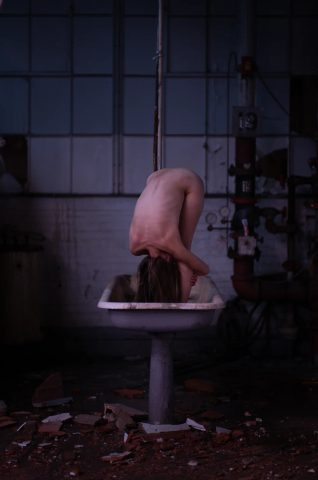
#> input picture looks/cvatik/cvatik-03.jpg, 318 x 480 px, given as the content of the folder ../looks/cvatik/cvatik-03.jpg, which was not available
$ python measure_published.py ../looks/cvatik/cvatik-03.jpg
#> lines starting #> are read from the running program, lines starting #| are printed output that depends on the picture; after the words box and inside, x2 and y2 are one past the last pixel; in counts of white or black regions, pixels touching at a corner belong together; pictures that were not available may be replaced by others from this repository, and a replacement may not be noted
# Measure a folder of a photographer's published images (the numbers behind engine/finish.js profiles).
# usage: python3 tools/measure_published.py <folder>  -> JSON summary (medians across images)
import sys, json, io, hashlib, numpy as np
from PIL import Image
def lab(rgb):
    c = rgb / 255.0
    c = np.where(c <= 0.04045, c / 12.92, ((c + 0.055) / 1.055) ** 2.4)
    M = np.array([[0.4124, 0.3576, 0.1805], [0.2126, 0.7152, 0.0722], [0.0193, 0.1192, 0.9505]])
    xyz = c @ M.T / np.array([0.95047, 1.0, 1.08883])
    f = np.where(xyz > 0.008856, np.cbrt(xyz), 7.787 * xyz + 16 / 116)
    return np.stack([116 * f[..., 1] - 16, 500 * (f[..., 0] - f[..., 1]), 200 * (f[..., 1] - f[..., 2])], -1)
def one(im):
    im = im.convert('RGB'); s = min(1, 500 / max(im.size)); im = im.resize((max(1, round(im.width * s)), max(1, round(im.height * s))), Image.BILINEAR)
    a = np.asarray(im).astype(np.float64); H, W = a.shape[:2]
    if W < 150 or H < 150: return None
    L = lab(a); Lc, A, B = L[..., 0], L[..., 1], L[..., 2]; C = np.hypot(A, B)
    r = {'p1': np.percentile(Lc, 1), 'p50': np.percentile(Lc, 50), 'p99': np.percentile(Lc, 99), 'C': C.mean(), 'bw': bool(C.mean() < 3)}
    n = Lc.size
    for name, m in (('sh', Lc < 30), ('mid', (Lc >= 30) & (Lc < 70)), ('hi', Lc >= 70)):
        r[name] = [A[m].mean(), B[m].mean()] if m.sum() > n * 0.03 else None
    yy, xx = np.mgrid[0:H, 0:W]; rr = np.hypot(xx / W - .5, yy / H - .5)
    r['vig'] = Lc[rr < .2].mean() - Lc[rr > .6].mean()
    g = a[..., 1]; lap = np.abs(4 * g[1:-1, 1:-1] - g[1:-1, :-2] - g[1:-1, 2:] - g[:-2, 1:-1] - g[2:, 1:-1]); r['lap'] = lap.mean()
    # skin-ish pixels (warm hue, mid L): their mean a/b and L tell how skin is rendered
    h = np.degrees(np.arctan2(B, A)); sk = (h > 25) & (h < 70) & (C > 8) & (C < 45) & (Lc > 30) & (Lc < 85)
    r['skin'] = [Lc[sk].mean(), A[sk].mean(), B[sk].mean()] if sk.sum() > n * 0.03 else None
    return r
def med(v):
    v = [x for x in v if x is not None]
    return round(float(np.median(v)), 1) if v else None
def summarize(R):
    col = [r for r in R if not r['bw']]
    return {'n': len(R), 'bw': len(R) - len(col), 'p1': med([r['p1'] for r in R]), 'p1_over8': int(sum(r['p1'] > 8 for r in R)), 'p50': med([r['p50'] for r in R]),
            'p99': med([r['p99'] for r in R]), 'p99_under90': int(sum(r['p99'] < 90 for r in R)), 'chroma': med([r['C'] for r in col]),
            'sh': [med([r['sh'] and r['sh'][0] for r in col]), med([r['sh'] and r['sh'][1] for r in col])],
            'mid': [med([r['mid'] and r['mid'][0] for r in col]), med([r['mid'] and r['mid'][1] for r in col])],
            'hi': [med([r['hi'] and r['hi'][0] for r in col]), med([r['hi'] and r['hi'][1] for r in col])],
            'skin': [med([r['skin'] and r['skin'][i] for r in col]) for i in range(3)],
            'vig': med([r['vig'] for r in R]), 'lap': med([r['lap'] for r in R])}
if __name__ == '__main__':
    import glob, os
    files = sorted(glob.glob(sys.argv[1] + '/*'))
    R, seen = [], set()
    for f in files:
        try:
            im = Image.open(f); t = im.convert('L').resize((8, 8)); k = tuple((np.asarray(t) // 16).flatten())
#> further down, im is the input picture: PIL image 318x480 RGB; mean R, G, B 29.8, 24.5, 34.2
#> after `k = tuple((np.asarray(t) // 16).flatten())`: k = 64 values, max 6 at index 27, min 0 at index 6, mean 1.27
            if k in seen: continue
            seen.add(k); r = one(im)
#> in lab, `f = np.where(xyz > 0.008856, np.cbrt(xyz), 7.787 * xyz + 16 / 116)`:
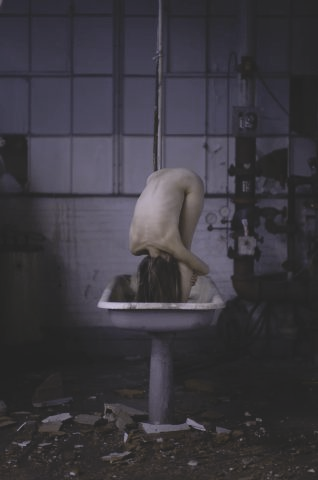
#> f: shape (480, 318, 3) float64; mean R, G, B 0.235, 0.225, 0.251
#> in lab, `return np.stack([116 * f[..., 1] - 16, 500 * (f[..., 0] - f[..., 1]), ..`:
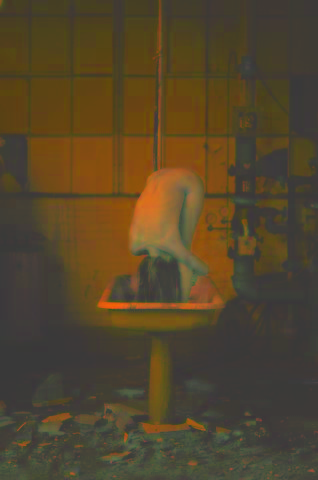
#> returned value: shape (480, 318, 3) float64; mean of channels 0, 1, 2 10.1, 4.6, -5.1; drawn with min black and max white
#> in one, `Lc, A, B = (L[..., 0], L[..., 1], L[..., 2])`:
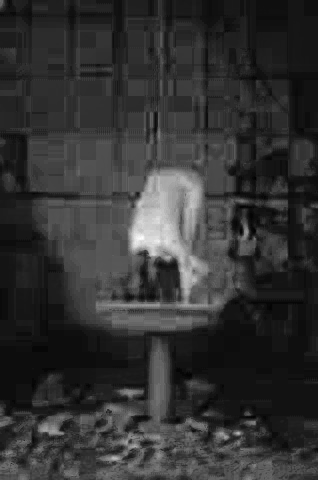
#> A: shape (480, 318) float64; min -1.6, max 29.28, mean 4.6; drawn with min black and max white
#> in one, `Lc, A, B = (L[..., 0], L[..., 1], L[..., 2])`:
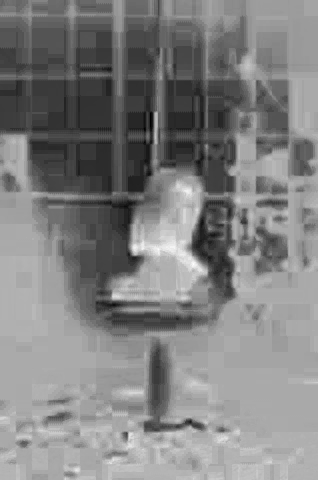
#> B: shape (480, 318) float64; min -21.06, max 10.39, mean -5.08; drawn with min black and max white
#> in one, `C = np.hypot(A, B)`:
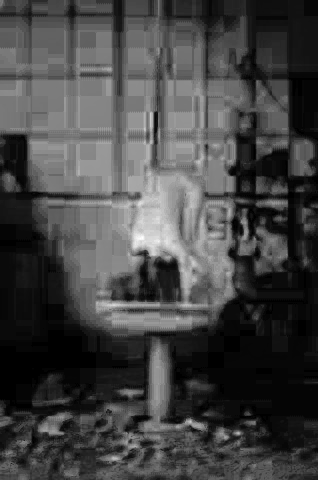
#> C: shape (480, 318) float64; min 0, max 29.39, mean 7.9; drawn with min black and max white
#> in one, `r = {'p1': np.percentile(Lc, 1), 'p50': np.percentile(Lc, 50), 'p99': ..`: r = {'p1': 0.274, 'p50': 5.83, 'p99': 46.98, 'C': 7.94, 'bw': False}
#> the loop in one, `for name, m in (('sh', Lc < 30), ('mid', (Lc >= 30) & (Lc < 70)), ('hi..` made 3 passes
#> name on passes 1 to 3: 'sh', 'mid', 'hi'
#> after the loop in one, `for name, m in (('sh', Lc < 30), ('mid', (Lc >= 30) & (Lc < 70)), ('hi..`: r = 8 items
#> in one, `lap = np.abs(4 * g[1:-1, 1:-1] - g[1:-1, :-2] - g[1:-1, 2:] - g[:-2, 1`:
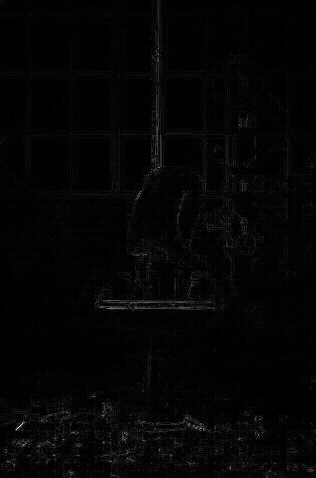
#> lap: shape (478, 316) float64; min 0, max 225, mean 4.4
#> in one, `h = np.degrees(np.arctan2(B, A))`:
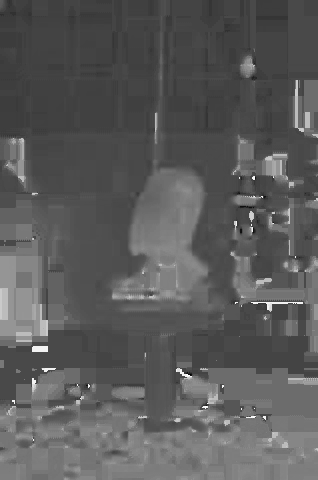
#> h: shape (480, 318) float64; min -160.6, max 179.5, mean -39; drawn with min black and max white
#> in one, `sk = (h > 25) & (h < 70) & (C > 8) & (C < 45) & (Lc > 30) & (Lc < 85)`: sk: shape (480, 318) bool; every value is 0
#> after `r = one(im)`: r = 11 items
            if r: R.append(r)
        except Exception as e: pass
    print(json.dumps(summarize(R)))
#> in summarize, `col = [r for r in R if not r['bw']]`: col = 1 item
#> in med, `v = [x for x in v if x is not None]`: v = [0.274]
#| {"n": 1, "bw": 0, "p1": 0.3, "p1_over8": 0, "p50": 5.8, "p99": 47.0, "p99_under90": 1, "chroma": 7.9, "sh": [4.1, -4.9], "mid": [14.3, -7.8], "hi": [null, null], "skin": [null, null, null], "vig": 20.7, "lap": 4.4}

$ run again, on looks/cvatik/cvatik-04.jpg
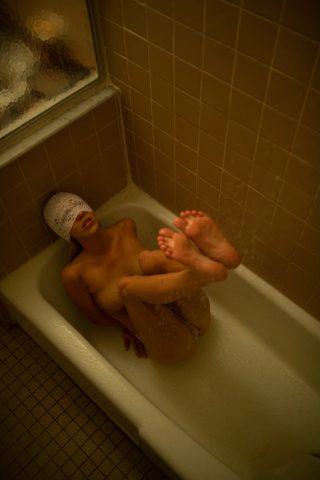
#> input picture looks/cvatik/cvatik-04.jpg, 320 x 480 px, given as the content of the folder ../looks/cvatik/cvatik-04.jpg, which was not available
#> im is the input picture: PIL image 320x480 RGB; mean R, G, B 77.8, 50.6, 12.1
#> k = 64 values, max 5 at index 45, min 1 at index 7, mean 2.97
#> in one, `C = np.hypot(A, B)`:
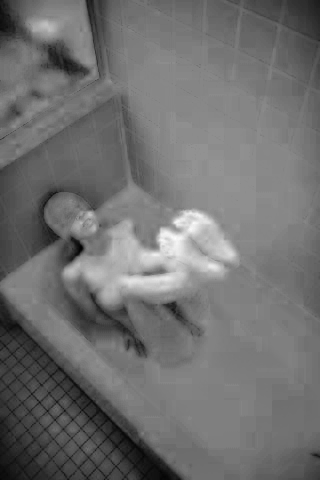
#> C: shape (480, 320) float64; min 1.66, max 62.3, mean 28.3; drawn with min black and max white
#> in one, `r = {'p1': np.percentile(Lc, 1), 'p50': np.percentile(Lc, 50), 'p99': ..`: r = {'p1': 3.98, 'p50': 22.37, 'p99': 53.65, 'C': 28.26, 'bw': False}
#> the loop in one, `for name, m in (('sh', Lc < 30), ('mid', (Lc >= 30) & (Lc < 70)), ('hi..` made 3 passes
#> name on passes 1 to 3: 'sh', 'mid', 'hi'
#> after the loop in one, `for name, m in (('sh', Lc < 30), ('mid', (Lc >= 30) & (Lc < 70)), ('hi..`: r = 8 items
#> in one, `sk = (h > 25) & (h < 70) & (C > 8) & (C < 45) & (Lc > 30) & (Lc < 85)`:
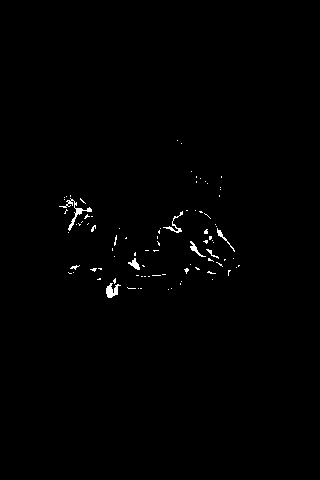
#> sk: shape (480, 320) bool; 0.64% white in thin lines or dots, all inside (x1, y1, x2, y2) = (59, 140, 240, 298)
#> `r = one(im)`: r = 11 items
#> col = 1 item
#> v = [3.98]
#| {"n": 1, "bw": 0, "p1": 4.0, "p1_over8": 0, "p50": 22.4, "p99": 53.7, "p99_under90": 1, "chroma": 28.3, "sh": [9.0, 24.7], "mid": [6.4, 32.4], "hi": [null, null], "skin": [null, null, null], "vig": 13.4, "lap": 4.3}

$ run again, on looks/cvatik/cvatik-05.jpg
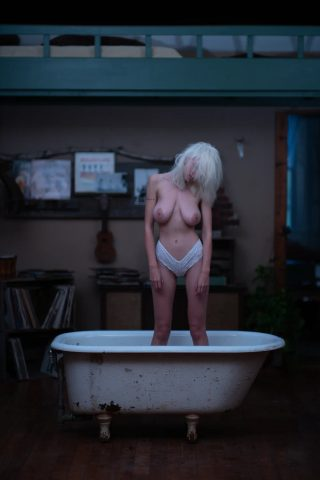
#> input picture looks/cvatik/cvatik-05.jpg, 320 x 480 px, given as the content of the folder ../looks/cvatik/cvatik-05.jpg, which was not available
#> im is the input picture: PIL image 320x480 RGB; mean R, G, B 36.6, 40.1, 48.2
#> k = 64 values, max 6 at index 28, min 0 at index 39, mean 2.06
#> in one, `C = np.hypot(A, B)`:
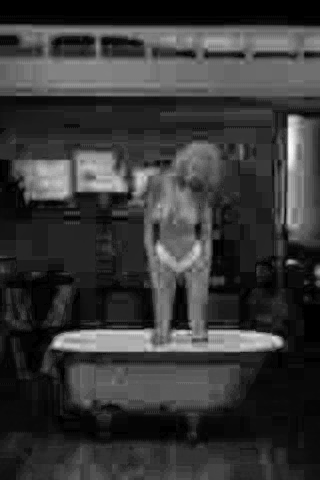
#> C: shape (480, 320) float64; min 0, max 32.72, mean 7.2; drawn with min black and max white
#> in one, `r = {'p1': np.percentile(Lc, 1), 'p50': np.percentile(Lc, 50), 'p99': ..`: r = {'p1': 0.274, 'p50': 11.48, 'p99': 62.7, 'C': 7.19, 'bw': False}
#> the loop in one, `for name, m in (('sh', Lc < 30), ('mid', (Lc >= 30) & (Lc < 70)), ('hi..` made 3 passes
#> name on passes 1 to 3: 'sh', 'mid', 'hi'
#> after the loop in one, `for name, m in (('sh', Lc < 30), ('mid', (Lc >= 30) & (Lc < 70)), ('hi..`: r = 8 items
#> in one, `h = np.degrees(np.arctan2(B, A))`:
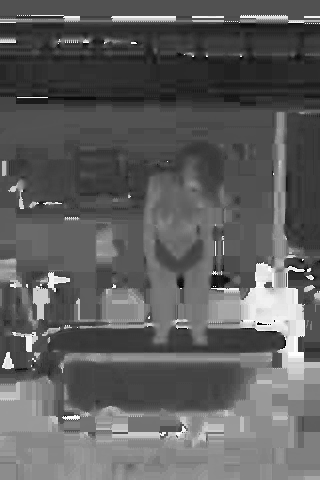
#> h: shape (480, 320) float64; min -177.3, max 179.5, mean -44.6; drawn with min black and max white
#> sk: shape (480, 320) bool; every value is 0
#> `r = one(im)`: r = 11 items
#> col = 1 item
#> v = [0.274]
#| {"n": 1, "bw": 0, "p1": 0.3, "p1_over8": 0, "p50": 11.5, "p99": 62.7, "p99_under90": 1, "chroma": 7.2, "sh": [0.9, -3.4], "mid": [2.6, -13.3], "hi": [null, null], "skin": [null, null, null], "vig": 19.0, "lap": 4.6}
